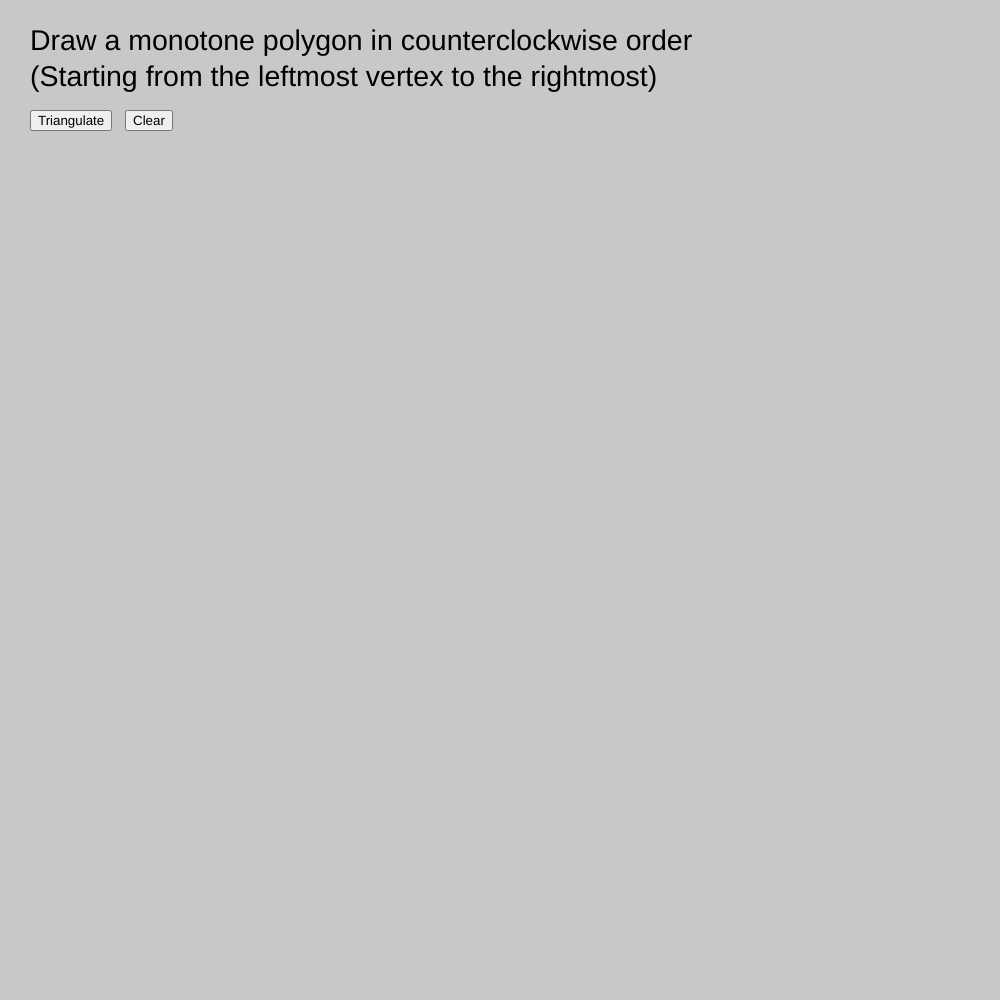
Frame 1 (no input)
Frame 60 (no input): identical to frame 1, image omitted
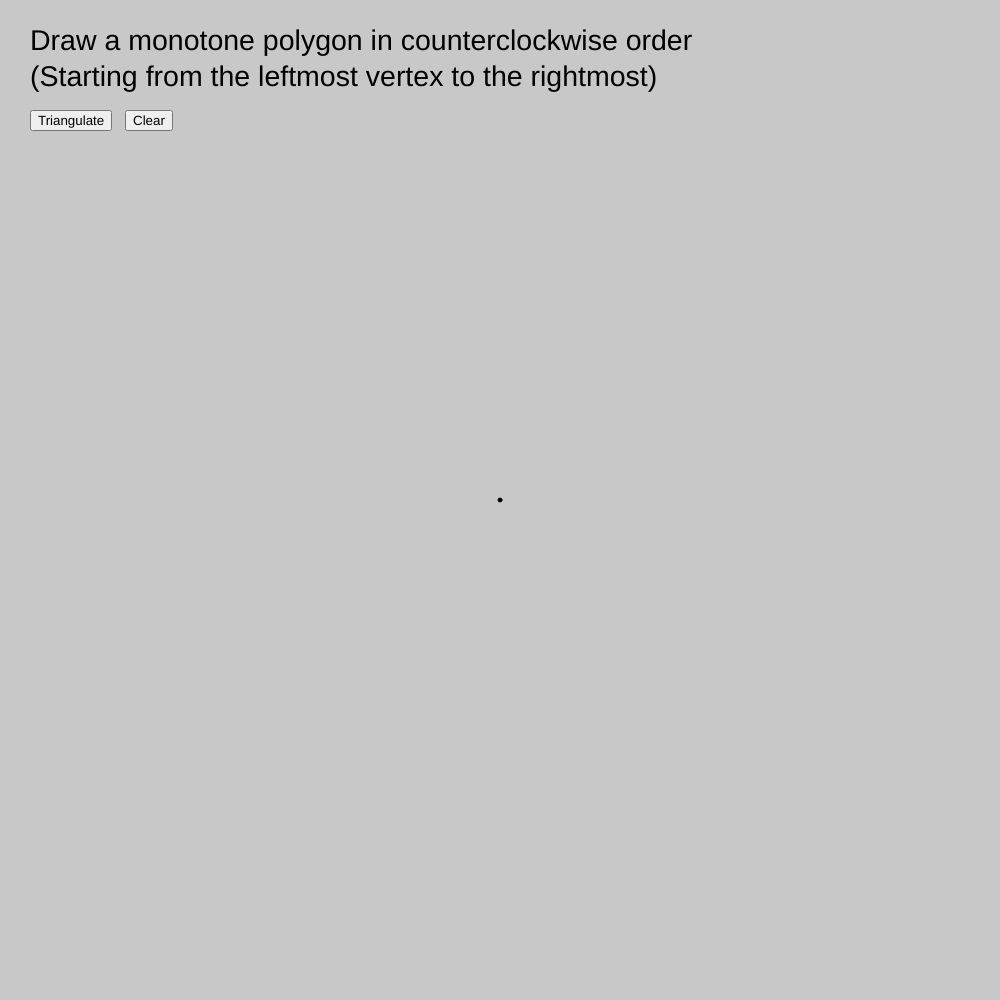
Frame 120 (the mouse pressed at the canvas centre since frame 60)

The p5.js sketch that drew these frames (run headless with seeded random() and noise() and a simulated clock; from frame 60 on, the mouse is pressed at the canvas centre):

// p5.js sketch
// ── sketch.js
/* eslint-disable no-undef, no-unused-vars */


class Point {
  constructor(x, y) {
    this.x = x;
    this.y = y;
  }
}

class Triangle {
  constructor(pointA, pointB, pointC) {
    this.pointA = pointA;
    this.pointB = pointB;
    this.pointC = pointC;
  }
  isInsideTriangle(point) {
    let insideTriangle = false;
    let determinant1 = computeDeterminant(this.pointA, this.pointB, point);
    let determinant2 = computeDeterminant(this.pointB, this.pointC, point);
    let determinant3 = computeDeterminant(this.pointC, this.pointA, point);
    if (
      (determinant1 > 0 && determinant2 > 0 && determinant3 > 0) ||
      (determinant1 < 0 && determinant2 < 0 && determinant3 < 0)
    ) {
      insideTriangle = true;
    }
    return insideTriangle;
  }
}

function computeDeterminant(point1, point2, point3) {
  //Orientation determinant
  return (
    point1.x * (point2.y - point3.y) -
    point1.y * (point2.x - point3.x) +
    (point2.x * point3.y - point3.x * point2.y)
  );
}

function isConvex(index) {
  // If left turn, vertex is convex
  return (
    computeDeterminant(
      currentPolygon[index - 1],
      currentPolygon[index],
      currentPolygon[index + 1]
    ) < 0
  );
}

var points = [];
var triangleEdge = [];
var currentPolygon;

function setup() {
  createCanvas(1000, 1000);

  // Put setup code here
  fill("black");
  textSize(40);
  button1 = createButton("Triangulate");
  button1.position(30, 110);
  button1.mousePressed(triangulate);
  button2 = createButton("Clear");
  button2.position(125, 110);
  button2.mousePressed(resetpoints);
}

function resetpoints() {
  points = [];
  triangleEdge = [];
}

function triangulate() {
  if (points.length > 3) {
    currentPolygon = [...points]; // copy the array
    earReduction(currentPolygon);
  }
}

function earReduction() {
  if (currentPolygon.length === 3) {
    return; // stops recursion
  }
  var currentEar;
  for (let i = 2; i < currentPolygon.length; i++) {
    // Find a convex vertex
    if (isConvex(i - 1)) {
      currentEar = new Triangle(
        currentPolygon[i - 2],
        currentPolygon[i - 1],
        currentPolygon[i]
      );
    }
    // Check if ear is empty so we can remve it
    let isEarEmpty = true;
    for (let j = 0; j < currentPolygon.length; j++) {
      if (currentEar.isInsideTriangle(currentPolygon[j])) {
        isEarEmpty = false;
        break;
      }
    }
    // Remove ear for recursion
    if (isEarEmpty === true) {
      triangleEdge.push([currentPolygon[i - 2], currentPolygon[i]]);
      currentPolygon.splice(i - 1, 1);
      break;
    }
  }
  return earReduction();
}

function draw() {
  // Put drawings here
  background(200);
  // Draw the polygon
  if (points.length !== 0) {
    for (let i = 0; i < points.length - 1; i++) {
      ellipse(points[i].x, points[i].y, 4, 4);
      line(points[i].x, points[i].y, points[i + 1].x, points[i + 1].y);
    }
    ellipse(points[points.length - 1].x, points[points.length - 1].y, 4, 4);
    line(
      points[points.length - 1].x,
      points[points.length - 1].y,
      points[0].x,
      points[0].y
    );
  }
  textSize(28.5);
  text(
    "Draw a monotone polygon in counterclockwise order\n(Starting from the leftmost vertex to the rightmost)",
    30,
    50
  );
  // Draw the triangulation
  for (let i = 0; i < triangleEdge.length; i++) {
    line(
      triangleEdge[i][0].x,
      triangleEdge[i][0].y,
      triangleEdge[i][1].x,
      triangleEdge[i][1].y
    );
  }
}

function mousePressed() {
  if (mouseY > 135) {
    points.push(new Point(mouseX, mouseY));
  }
}

// ── style.css
body {
  /*margin: 0;*/
  display: flow;
  background: grey;
}
